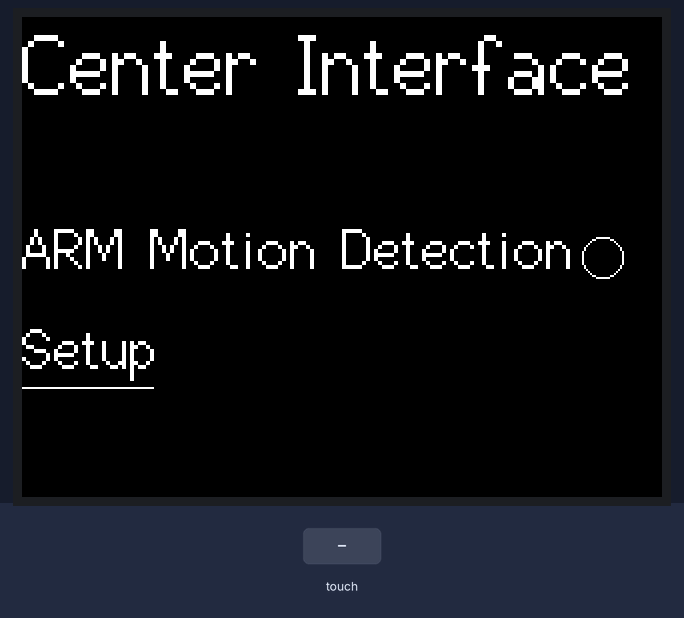
Bench run of a sketch on a simulated ESP32. On the bench: 320×240 colour display. Inputs (shaded band) come from the test bench. WiFi joins after 1.5 s; servers stay silent unless stated; storage starts empty; what the sketch prints to the serial monitor is not drawn.

Above: at 4.1 s.
4.2 s: screen touched at 87 % across, 50 % down
At 5.4 s:
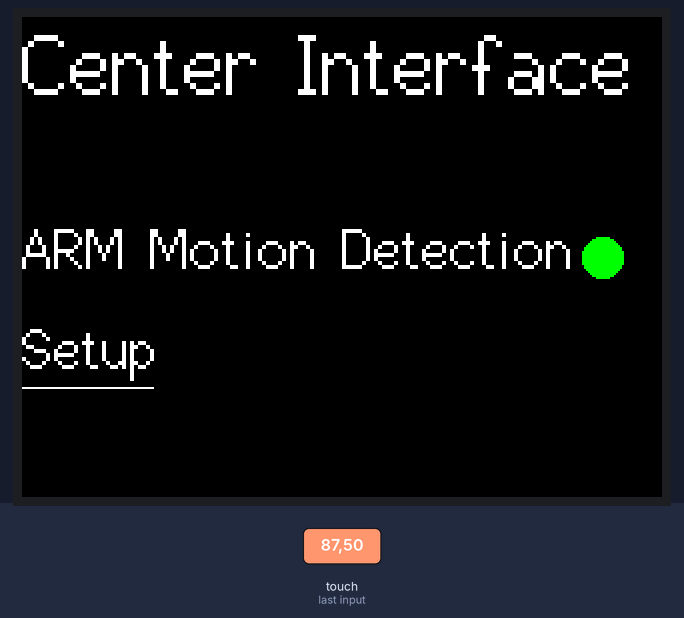
5.7 s: screen touched at 13 % across, 70 % down
At 6.1 s:
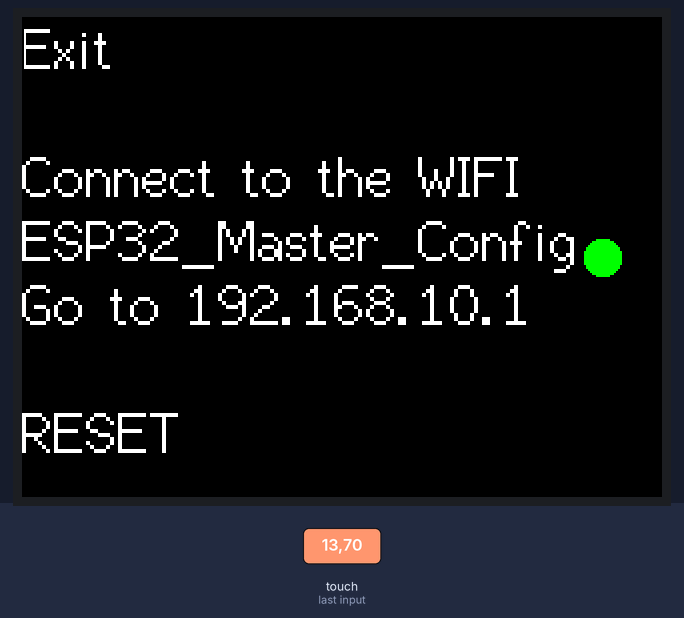
7.2 s: screen touched at 13 % across, 10 % down
At 8.4 s:
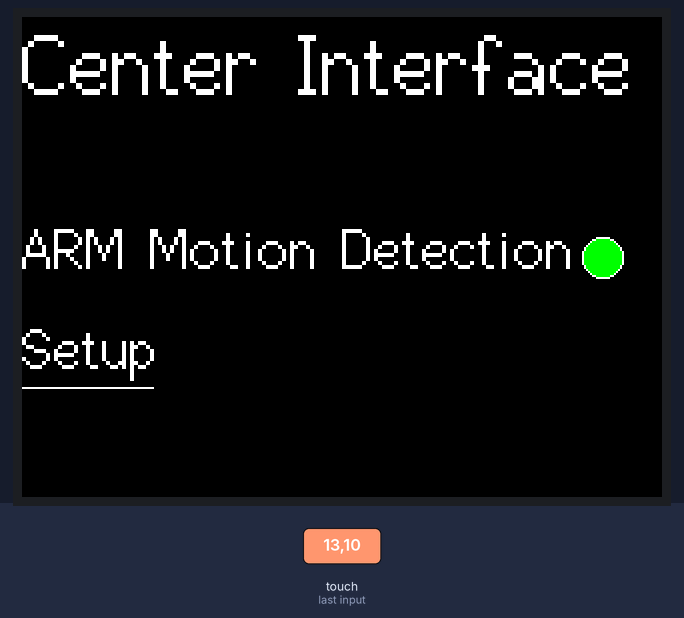
Timing chart, 0 to 10.2 s (numbered marks = the images above; inputs shaded):
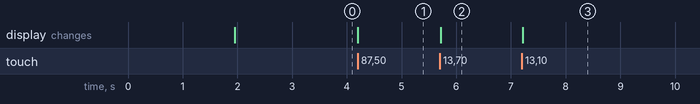

Measured:
- after the input at 4.2 s, the display: changes at once (image 1)
- after the input at 5.7 s, the display: changes at once (image 2)
- after the input at 7.2 s, the display: changes at once (image 3)

The sketch:

TouchWithWIFIComms.ino
```cpp
#include "tft_interface.h"
#include "wifi_udp.h"
#include "setuppage.h"

void setup() {
  Serial.begin(115200);
  wifi_init();
  display_init();
  setuppage_init();
}

void loop() {
  display_func();
  wifi_receive();
  setuppage_func();
}
```

setuppage.h
```cpp
#ifndef SETUPPAGE_H
#define SETUPPAGE_H

#include <WiFi.h>
#include <WebServer.h>

extern WebServer server;
extern int setupstate;
extern String wifiSSID;
extern String wifiPASS;

void handleRoot(void);
void setuppage_init(void);
void setuppage_func(void);
void handleSaveWifi(void);

#endif
```

tft_interface.cpp
```cpp
#include "tft_interface.h"
#include "wifi_udp.h"
#include "setuppage.h"

TFT_eSPI tft = TFT_eSPI();

int option1state = 0;
int option2state = 0;
int setupstate = 0;

void display_init(void) {

  uint16_t calibrationData[5];
  uint8_t calDataOK = 0;

  Serial.println("starting");

  tft.init();

  tft.setRotation(1);
  tft.fillScreen((0xFFFF));

  tft.setCursor(20, 0, 2);
  tft.setTextColor(TFT_BLACK, TFT_WHITE);
  tft.setTextSize(1);
  tft.println("calibration run");

  // check file system
  if (!SPIFFS.begin()) {
    Serial.println("formatting file system");

    SPIFFS.format();
    SPIFFS.begin();
  }
  if (SPIFFS.exists(CALIBRATION_FILE)) {
    if (SPIFFS.remove(CALIBRATION_FILE)) {
      Serial.println("Calibration file deleted successfully!");
    } else {
      Serial.println("Failed to delete calibration file");
    }
  } else {
    Serial.println("Calibration file does not exist");
  }
  // check if calibration file exists
  if (SPIFFS.exists(CALIBRATION_FILE)) {
    File f = SPIFFS.open(CALIBRATION_FILE, "r");
    if (f) {
      if (f.readBytes((char *)calibrationData, 14) == 14)
        calDataOK = 1;
      f.close();
    }
  }
  if (calDataOK) {
    // calibration data valid
    tft.setTouch(calibrationData);
  } else {
    // data not valid. recalibrate
    tft.calibrateTouch(calibrationData, TFT_WHITE, TFT_RED, 15);
    // store data
    File f = SPIFFS.open(CALIBRATION_FILE, "w");
    if (f) {
      f.write((const unsigned char *)calibrationData, 14);
      f.close();
    }
  }

  tft.fillScreen(TFT_BLACK);

  tft.setTextColor(TFT_WHITE);
  tft.setTextSize(3);
  tft.setCursor(0, 0);
  tft.print("Center Interface");

  tft.setTextColor(TFT_WHITE);
  tft.setTextSize(2);
  tft.setCursor(0, 100);
  tft.print("ARM Motion Detection");

  tft.drawCircle(290, 120, 10, TFT_WHITE);

  tft.setTextColor(TFT_WHITE);
  tft.setTextSize(2);
  tft.setCursor(0, 150);
  tft.print("Setup");
  tft.drawLine(0, 185, 65, 185, TFT_WHITE);
  /*tft.drawLine(0, 150, 65, 150, TFT_WHITE);
  tft.drawLine(0, 150, 0, 185, TFT_WHITE);
  tft.drawLine(65, 150, 65, 185, TFT_WHITE);*/
}

void display_func() {
  uint16_t x, y;

  //////////////////////////////////motion detector on/off///////////////////////////////////
  if (tft.getTouch(&x, &y)) {
    if ( (x >= 260) && (x <= 320) && (y >= 90) && (y <= 150)){
      if (option1state == 0){
        tft.fillCircle(290, 120, 10, TFT_GREEN);
        option1state = 1;
        wifi_send("turnonmotiondetectorespmotion");
        while (tft.getTouch(&x, &y)){
          wifi_send("turnonmotiondetectorespmotion");
        }
      }
      else if (option1state == 1){
        tft.fillCircle(290, 120, 10, TFT_BLACK);
        tft.drawCircle(290, 120, 10, TFT_WHITE);
        option1state = 0;
        wifi_send("turnoffmotiondetectorespmotion");
        while (tft.getTouch(&x, &y)){
          wifi_send("turnoffmotiondetectorespmotion");
        }
      }
    }
  }
  //////////////////////////////////motion detector on/off///////////////////////////////////
  //////////////////////////////////////////setup////////////////////////////////////////////
  if (tft.getTouch(&x, &y)) {
    if ( (x >= 0) && (x <= 65) && (y >= 150) && (y <= 185)){
      if (setupstate == 0){
        //////////////////////////existing stuff in black///////////////////////////
        tft.setTextColor(TFT_BLACK);
        tft.setTextSize(3);
        tft.setCursor(0, 0);
        tft.print("Center Interface");

        tft.setTextColor(TFT_BLACK);
        tft.setTextSize(2);
        tft.setCursor(0, 100);
        tft.print("ARM Motion Detection");

        tft.drawCircle(290, 120, 10, TFT_BLACK);

        tft.setTextColor(TFT_BLACK);
        tft.setTextSize(2);
        tft.setCursor(0, 150);
        tft.print("Setup");
        tft.drawLine(0, 185, 65, 185, TFT_BLACK);
        //////////////////////////existing stuff in black///////////////////////////
        ////////////////////////////////new stuff///////////////////////////////////
        tft.setTextColor(TFT_WHITE);
        tft.setTextSize(2);
        tft.setCursor(0, 0);
        tft.println("Exit");
        tft.drawRect(0, 0, 100, 40, TFT_BLACK);
        tft.println("\nConnect to the WIFI \nESP32_Master_Config\nGo to 192.168.10.1\n\nRESET");
        setupstate = 1;
        server.begin();
        ////////////////////////////////new stuff///////////////////////////////////
      }
    }
    if ( (x >= 0) && (x <= 100) && (y >= 0) && (y <= 40)){
      if (setupstate == 1){
        //////////////////////////existing stuff in black///////////////////////////
        tft.setTextColor(TFT_BLACK);
        tft.setTextSize(2);
        tft.setCursor(0, 0);
        tft.println("Exit");
        tft.drawRect(0, 0, 100, 40, TFT_BLACK);
        tft.println("\nConnect to the WIFI \nESP32_Master_Config\nGo to 192.168.10.1\n\nRESET");
        setupstate = 0;
        server.stop();
        //////////////////////////existing stuff in black///////////////////////////
        ////////////////////////////////new stuff///////////////////////////////////
        tft.setTextColor(TFT_WHITE);
        tft.setTextSize(3);
        tft.setCursor(0, 0);
        tft.print("Center Interface");

        tft.setTextColor(TFT_WHITE);
        tft.setTextSize(2);
        tft.setCursor(0, 100);
        tft.print("ARM Motion Detection");

        tft.drawCircle(290, 120, 10, TFT_WHITE);

        tft.setTextColor(TFT_WHITE);
        tft.setTextSize(2);
        tft.setCursor(0, 150);
        tft.print("Setup");
        tft.drawLine(0, 185, 65, 185, TFT_WHITE);
        ////////////////////////////////new stuff///////////////////////////////////
      }
    }

  }
  //////////////////////////////////////////setup////////////////////////////////////////////
}
```

tft_interface.h
```cpp
#ifndef TFT_INTERFACE_H
#define TFT_INTERFACE_H

#include "FS.h"
#include <SPI.h>
#include <TFT_eSPI.h>

#define CALIBRATION_FILE "/calibrationData"

extern TFT_eSPI tft;

extern int option1state;
extern int option2state;
extern int setupstate;

void display_init(void);
void display_func(void);

#endif // TFT_INTERFACE_H
```

wifi_udp.cpp
```cpp
#include "wifi_udp.h"
#include "setuppage.h"

const char* ssid = wifiSSID.c_str();
const char* password = wifiPASS.c_str();

const char* DEVICE_NAME = "ESP_DISPLAY";
const char* targetIP = "192.168.1.73";
const int udpPort = 5005;
int trys = 0;

WiFiUDP udp;
unsigned long lastSend = 0;
char wifiReceiveBuffer[128];

void wifi_init(void) {


  WiFi.mode(WIFI_AP_STA);
  WiFi.begin(ssid, password);
  Serial.print("Connecting");
  while (WiFi.status() != WL_CONNECTED) {
    Serial.print(".");
    delay(400);
    trys++;
    if (trys == 10){
      break;
    }
  }

  Serial.println("\nConnected!");
  Serial.print("My IP: ");
  Serial.println(WiFi.localIP());

  udp.begin(udpPort);
  Serial.println("UDP listening...");
}

void wifi_send(const char* message) {
  if (millis() - lastSend > 1000) {
    lastSend = millis();

    udp.beginPacket(targetIP, udpPort);
    udp.print(message);
    udp.endPacket();

    Serial.println("Sent message");
  }
}

int wifi_receive(void) {
  int packetSize = udp.parsePacket();
  if (packetSize) {
    int len = udp.read(wifiReceiveBuffer, sizeof(wifiReceiveBuffer) - 1);
    wifiReceiveBuffer[len] = 0;
    Serial.print("Received: ");
    Serial.println(wifiReceiveBuffer);
    return len;
  }
  return 0;
}
```

wifi_udp.h
```cpp
#ifndef WIFI_UDP_H
#define WIFI_UDP_H

#include <WiFi.h>
#include <WiFiUdp.h>

extern const char* ssid;
extern const char* password;

extern const char* DEVICE_NAME;
extern const char* targetIP;
extern const int udpPort;

extern WiFiUDP udp;
extern unsigned long lastSend;
extern char wifiReceiveBuffer[128];

void wifi_init(void);
void wifi_send(const char* message);
int wifi_receive(void);

#endif // WIFI_UDP_H
```

Source omitted: setuppage.cpp (22571 bytes)
